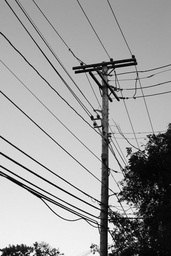
#> input picture TP3/Input_image/pylone.png, 171 x 256 px, shrunk from 400 x 600 before the run, found by its file name
$ python tp3_median.py
#> lines starting #> are read from the running program, lines starting #| are printed output that depends on the picture
import cv2
import numpy as np
import matplotlib.pyplot as plt

pilone_base = cv2.imread("/home/python/Image_processing/TP3/Input_image/pylone.png", cv2.IMREAD_GRAYSCALE)
#> pilone_base is the input picture: shape (256, 171); min 0, max 255, mean 157.8

hauteur, largeur = pilone_base.shape
#> hauteur = 256; largeur = 171

def filtre_median_2d(image, taille_fenetre=3):
    hauteur, largeur = image.shape
    demi_fenetre = taille_fenetre // 2
    image_filtree = np.copy(image)

    for i in range(demi_fenetre, hauteur - demi_fenetre):
        for j in range(demi_fenetre, largeur - demi_fenetre):
            voisinage = image[i - demi_fenetre : i + demi_fenetre + 1,
                              j - demi_fenetre : j + demi_fenetre + 1]
            image_filtree[i, j] = np.median(voisinage)
    return image_filtree

def MSE(Q, I):
    Q = Q.astype(np.float64)
    I = I.astype(np.float64)
    mse = np.mean((Q - I) ** 2)
    return mse

N_values = np.arange(1000, 20001, 1000)  # De 1000 à 20000 par pas de 1000
mse_bruitee = []
mse_filtree = []

for N in N_values:
    pilone = pilone_base.copy()
    coordonnees_blancs = np.random.randint(0, high=[hauteur, largeur], size=(N, 2))
    for (y, x) in coordonnees_blancs:
        pilone[y, x] = 255
    coordonnees_noirs = np.random.randint(0, high=[hauteur, largeur], size=(N, 2))
    for (y, x) in coordonnees_noirs:
        pilone[y, x] = 0

    mse_bruitee.append(MSE(pilone, pilone_base))

    image_filtree = filtre_median_2d(pilone, 3)

    mse_filtree.append(MSE(image_filtree, pilone_base))
#> this loop made 20 passes
#> pass 1, in MSE, `Q = Q.astype(np.float64)`:
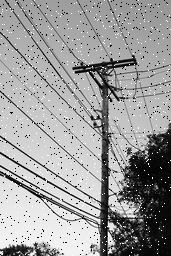
#> Q: shape (256, 171) float64; min 0, max 255, mean 156.3
#> pass 1, `image_filtree = filtre_median_2d(pilone, 3)`:
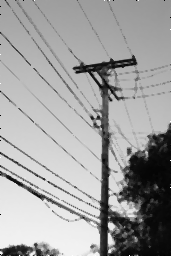
#> image_filtree: shape (256, 171); min 0, max 255, mean 159.3
#> after the loop:
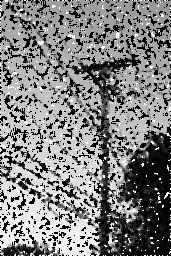
#> image_filtree: shape (256, 171); min 0, max 255, mean 127.8
#> after the loop:
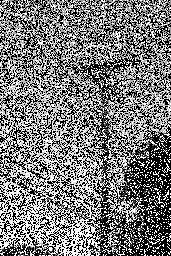
#> pilone: shape (256, 171); min 0, max 255, mean 122.9
#> after the loop, mse_bruitee = [954.5, 1921.2, 2820.4, 3786.9, 4616.6, 5353.5, 6198.6, 6947.5, 7630.4, 8428.5, 9010, 9651.2, 10265, 10956.3, 11514.5, 12243.1, 12705.4, 13063, 13823.4, 14324.6]; mse_filtree = [394.9, 441.7, 510.1, 624.4, 673.6, 753.5, 923.5, 1089.7, 1314.2, 1670.6, 1872.1, 2361, 2681.8, 3383.4, 3876.6, 4541.9, 5222.2, 5805.6, 6779.9, 7509.5]

plt.figure(figsize=(10, 6))
plt.plot(N_values, mse_bruitee, label="MSE (Image bruitée vs Image de base)", marker='o')
plt.plot(N_values, mse_filtree, label="MSE (Image filtrée vs Image de base)", marker='x')
plt.xlabel("Nombre de pixels bruités (N)")
plt.ylabel("Erreur quadratique moyenne (MSE)")
plt.title("Progression des erreurs quadratiques en fonction de N")
plt.legend()
plt.grid()
plt.show()
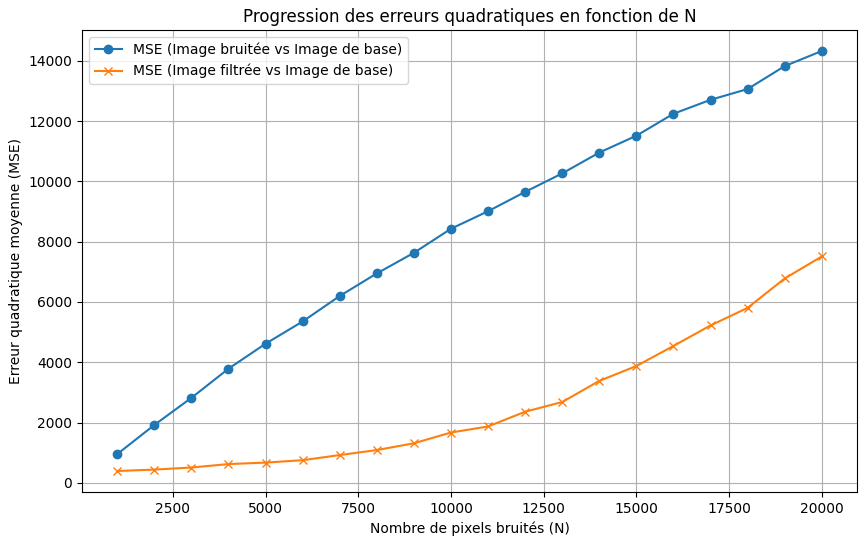
#> figure drawn by matplotlib, 1 panel; curve peaks at x = 20000, y = 14324.6; curve peaks at x = 20000, y = 7509.5
